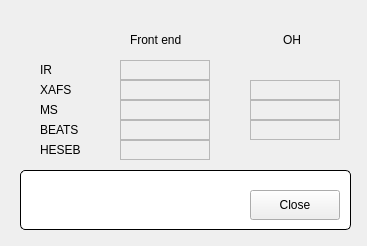
<?xml version="1.0" encoding="UTF-8"?>
<ui version="4.0">
 <class>beamlines_shutters</class>
 <widget class="QMainWindow" name="beamlines_shutters">
  <property name="geometry">
   <rect>
    <x>0</x>
    <y>0</y>
    <width>367</width>
    <height>246</height>
   </rect>
  </property>
  <property name="windowTitle">
   <string>BL Shutters</string>
  </property>
  <widget class="QWidget" name="centralwidget">
   <widget class="QLabel" name="label_6">
    <property name="geometry">
     <rect>
      <x>283</x>
      <y>30</y>
      <width>63</width>
      <height>20</height>
     </rect>
    </property>
    <property name="text">
     <string>OH</string>
    </property>
   </widget>
   <widget class="QLabel" name="label_7">
    <property name="geometry">
     <rect>
      <x>130</x>
      <y>30</y>
      <width>81</width>
      <height>20</height>
     </rect>
    </property>
    <property name="text">
     <string>Front end</string>
    </property>
   </widget>
   <widget class="QELabel" name="qelabel_4">
    <property name="geometry">
     <rect>
      <x>250</x>
      <y>80</y>
      <width>90</width>
      <height>20</height>
     </rect>
    </property>
    <property name="frameShape">
     <enum>QFrame::StyledPanel</enum>
    </property>
    <property name="variable" stdset="0">
     <string>D08-OP-VA-PHSH:getStatus</string>
    </property>
    <property name="variableSubstitutions" stdset="0">
     <string/>
    </property>
   </widget>
   <widget class="QELabel" name="qelabel_6">
    <property name="geometry">
     <rect>
      <x>250</x>
      <y>100</y>
      <width>90</width>
      <height>20</height>
     </rect>
    </property>
    <property name="frameShape">
     <enum>QFrame::StyledPanel</enum>
    </property>
    <property name="variable" stdset="0">
     <string>I09OH-VA-PSH:getStatus</string>
    </property>
    <property name="variableSubstitutions" stdset="0">
     <string/>
    </property>
   </widget>
   <widget class="QELabel" name="qelabel_8">
    <property name="geometry">
     <rect>
      <x>250</x>
      <y>120</y>
      <width>90</width>
      <height>20</height>
     </rect>
    </property>
    <property name="frameShape">
     <enum>QFrame::StyledPanel</enum>
    </property>
    <property name="variable" stdset="0">
     <string>I10OH-VA-COMB:getStatus</string>
    </property>
    <property name="variableSubstitutions" stdset="0">
     <string/>
    </property>
   </widget>
   <widget class="QGroupBox" name="titleGroupBox_2">
    <property name="geometry">
     <rect>
      <x>20</x>
      <y>170</y>
      <width>331</width>
      <height>60</height>
     </rect>
    </property>
    <property name="styleSheet">
     <string notr="true">QGroupBox {
 	background-color: rgb(255, 255, 255);
     border: 1px solid black;
     border-radius: 5px;
     margin-top: 0.5em;
 }
 
 QGroupBox::title {
     subcontrol-origin: margin;
     left: 10px;
     padding: 0 3px 0 3px;
 }</string>
    </property>
    <property name="title">
     <string/>
    </property>
    <widget class="QPushButton" name="btnClose">
     <property name="geometry">
      <rect>
       <x>230</x>
       <y>20</y>
       <width>90</width>
       <height>30</height>
      </rect>
     </property>
     <property name="text">
      <string>Close</string>
     </property>
    </widget>
   </widget>
   <widget class="QELabel" name="qelabel_15">
    <property name="geometry">
     <rect>
      <x>120</x>
      <y>80</y>
      <width>90</width>
      <height>20</height>
     </rect>
    </property>
    <property name="frameShape">
     <enum>QFrame::StyledPanel</enum>
    </property>
    <property name="variable" stdset="0">
     <string>FE08-VA-PHSH:getStatus</string>
    </property>
    <property name="variableSubstitutions" stdset="0">
     <string/>
    </property>
   </widget>
   <widget class="QELabel" name="qelabel_13">
    <property name="geometry">
     <rect>
      <x>120</x>
      <y>100</y>
      <width>90</width>
      <height>20</height>
     </rect>
    </property>
    <property name="frameShape">
     <enum>QFrame::StyledPanel</enum>
    </property>
    <property name="variable" stdset="0">
     <string>I09FE-VA-PSH:getStatus</string>
    </property>
    <property name="variableSubstitutions" stdset="0">
     <string/>
    </property>
   </widget>
   <widget class="QELabel" name="qelabel_11">
    <property name="geometry">
     <rect>
      <x>120</x>
      <y>140</y>
      <width>90</width>
      <height>20</height>
     </rect>
    </property>
    <property name="frameShape">
     <enum>QFrame::StyledPanel</enum>
    </property>
    <property name="variable" stdset="0">
     <string>I11FE-VA-PSH:getStatus</string>
    </property>
    <property name="variableSubstitutions" stdset="0">
     <string/>
    </property>
   </widget>
   <widget class="QELabel" name="qelabel_14">
    <property name="geometry">
     <rect>
      <x>120</x>
      <y>120</y>
      <width>90</width>
      <height>20</height>
     </rect>
    </property>
    <property name="frameShape">
     <enum>QFrame::StyledPanel</enum>
    </property>
    <property name="variable" stdset="0">
     <string>I10FE-VA-PSH:getStatus</string>
    </property>
    <property name="variableSubstitutions" stdset="0">
     <string/>
    </property>
   </widget>
   <widget class="QELabel" name="qelabel_12">
    <property name="geometry">
     <rect>
      <x>120</x>
      <y>60</y>
      <width>90</width>
      <height>20</height>
     </rect>
    </property>
    <property name="frameShape">
     <enum>QFrame::StyledPanel</enum>
    </property>
    <property name="variable" stdset="0">
     <string>D02C01-VA-ABS:getStatus</string>
    </property>
    <property name="variableSubstitutions" stdset="0">
     <string/>
    </property>
   </widget>
   <widget class="QLabel" name="label_3">
    <property name="geometry">
     <rect>
      <x>40</x>
      <y>100</y>
      <width>63</width>
      <height>20</height>
     </rect>
    </property>
    <property name="text">
     <string>MS</string>
    </property>
   </widget>
   <widget class="QLabel" name="label_5">
    <property name="geometry">
     <rect>
      <x>40</x>
      <y>120</y>
      <width>63</width>
      <height>20</height>
     </rect>
    </property>
    <property name="text">
     <string>BEATS</string>
    </property>
   </widget>
   <widget class="QLabel" name="label">
    <property name="geometry">
     <rect>
      <x>40</x>
      <y>80</y>
      <width>63</width>
      <height>20</height>
     </rect>
    </property>
    <property name="text">
     <string>XAFS</string>
    </property>
   </widget>
   <widget class="QLabel" name="label_2">
    <property name="geometry">
     <rect>
      <x>40</x>
      <y>60</y>
      <width>63</width>
      <height>20</height>
     </rect>
    </property>
    <property name="text">
     <string>IR</string>
    </property>
   </widget>
   <widget class="QLabel" name="label_4">
    <property name="geometry">
     <rect>
      <x>40</x>
      <y>140</y>
      <width>63</width>
      <height>20</height>
     </rect>
    </property>
    <property name="text">
     <string>HESEB</string>
    </property>
   </widget>
  </widget>
 </widget>
 <customwidgets>
  <customwidget>
   <class>QELabel</class>
   <extends>QLabel</extends>
   <header>QELabel.h</header>
  </customwidget>
 </customwidgets>
 <resources/>
 <connections/>
</ui>
